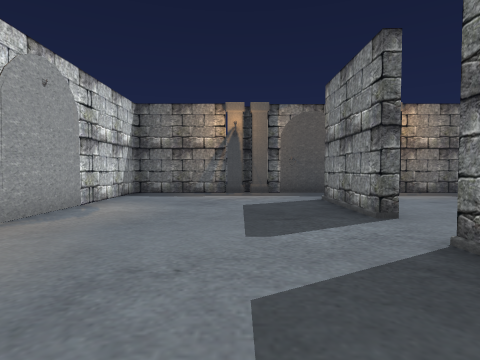
view 1 (above)

17 first-person views from a walk through a scene from a Unity 3-D project. The camera is 1.5 m above the floor, tilts 2° down and sees 80° across. The floor is counted in squares, 2 m on a side. Each view is taken from the middle of a square. On the plan, view 1 faces up. The plan holds only what a view shows up to about 10 squares ahead; the rest is blank. The place goes on beyond the plan. Some animated figures are left out.

view 2
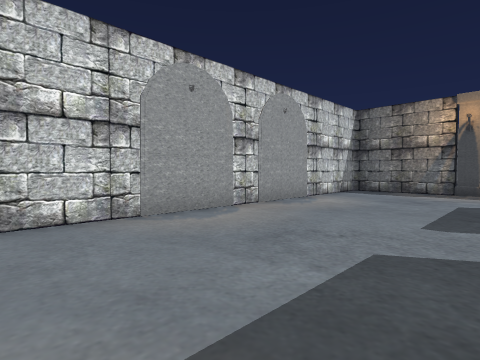

view 3
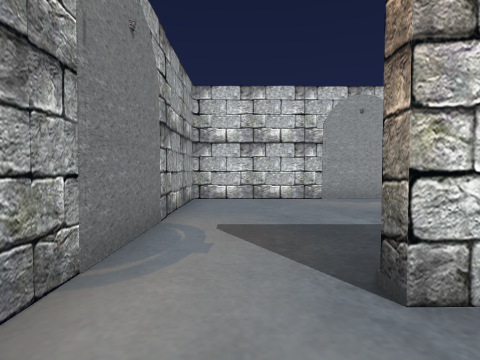

view 4
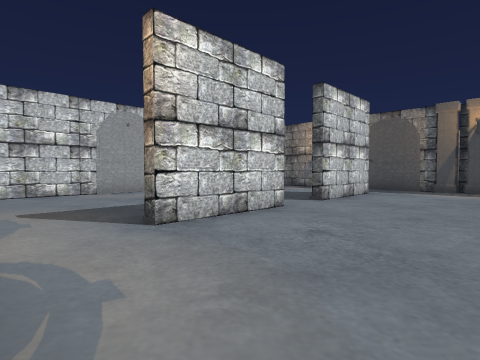

view 5
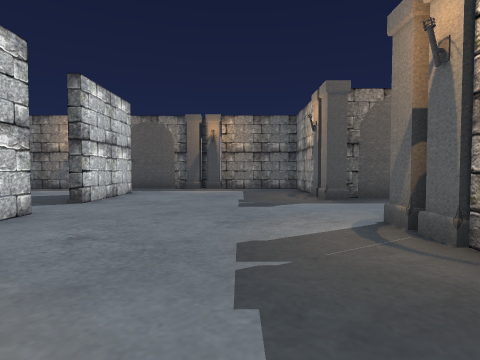

view 6
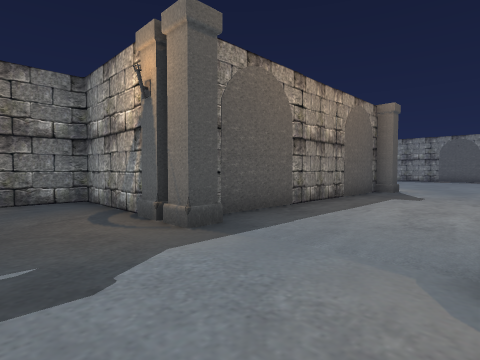

view 7
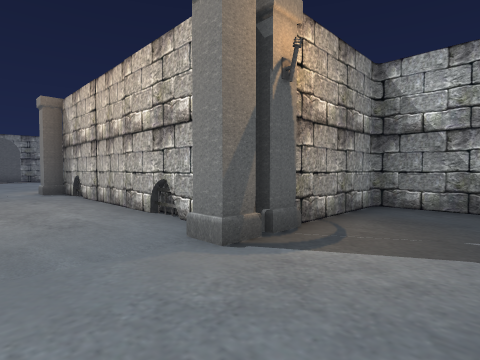

view 8
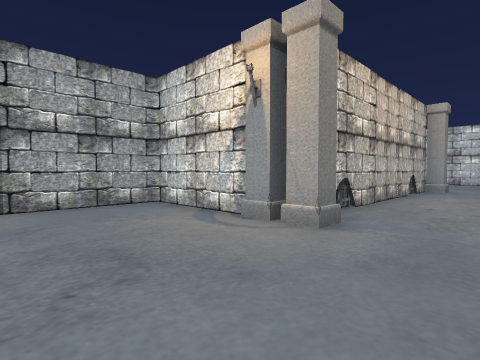

view 9
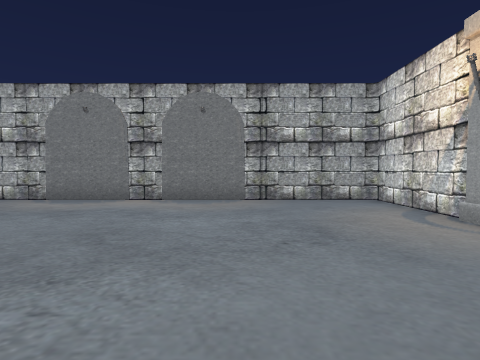

view 10
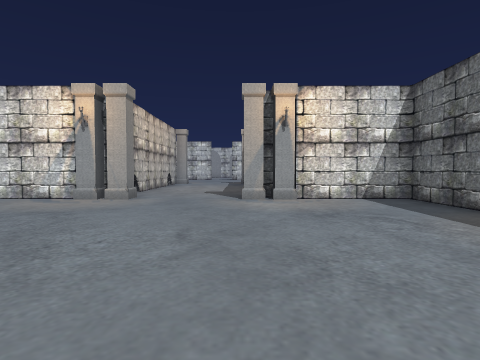

view 11
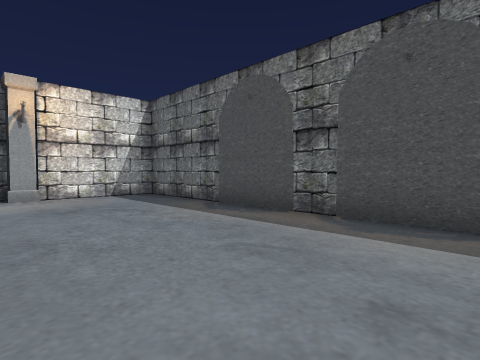

view 12
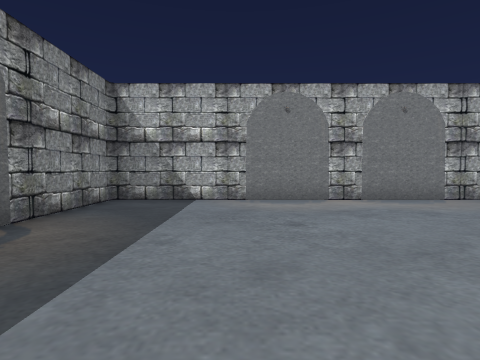

view 13
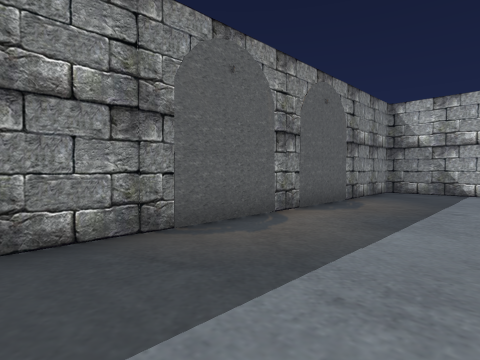

view 14
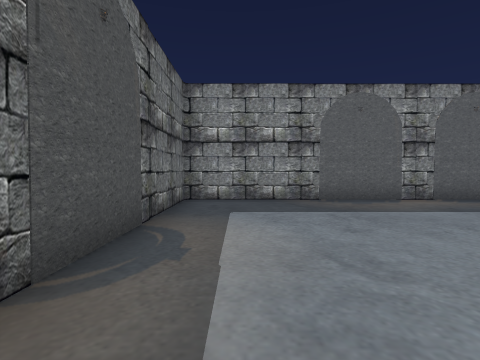

view 15
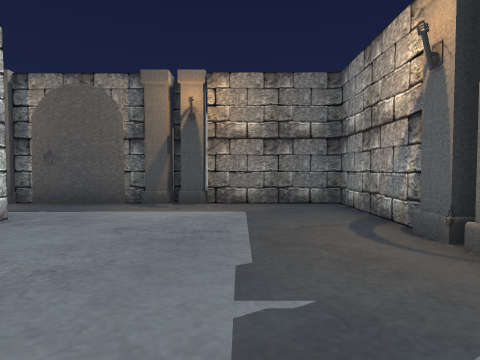

view 16
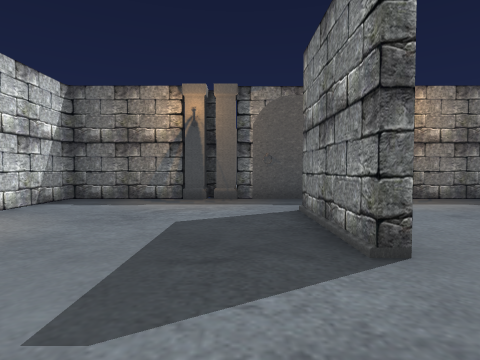

view 17
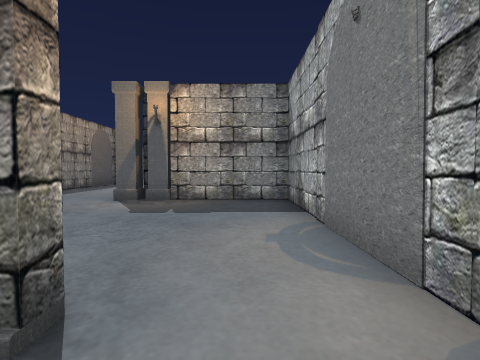

### Floor plan
Points are (right, up) in squares from view 1. A wall is a line through its corners. A room is listed if a view was taken in it or the views show most of it. See-through windows are left out.
Room 1 (views 1, 2, 16, 17)
walls: (2.2, 4.4) (2.2, 7.4); (-0.4, 9.4) (-3.4, 9.4) (-3.4, -2.2) (2.5, -2.2); (2.4, 9.4) (0.9, 9.4)
ways out: opening at (2, -1.5) to room 2; opening at (2, 3.5) to room 2; opening at (2, 8.5) to room 2
objects: pillar (0, 10)
Room 2 (views 3, 4, 5, 6, 7, 8, 9, 10, 11, 12, 13, 14, 15)
walls: (15.4, 5.6) (8.8, 5.6); (14.2, 1.4) (14.7, 1.4); (16.6, 0.6) (16.6, -2.2) (28.2, -2.2) (28.2, 9.4) (16.6, 9.4) (16.6, 6.4); (10.1, 1.4) (10.6, 1.4); (9.4, 1.6) (16.1, 1.6); (8.2, 6.6) (8.2, 9.4) (5.4, 9.4); (3.9, 9.4) (2.4, 9.4); (2.5, 2.9) (2.5, -0.1); (2.5, 7.4) (2.5, 4.4); (2.5, -2.2) (8.2, -2.2) (8.2, 0.7)
ways out: opening at (2, -1.5) to room 1; opening at (2, 3.5) to room 1; opening at (2, 8.5) to room 1
objects: pillar (5, 10); pillar (8, 6); pillar (9, 1); pillar (16, 1); pillar (16, 6)

Where each view was taken, in squares from view 1:
view 1: 0 up, 0 right, facing up
view 2: 1 down, 1 right, facing up-left
view 3: 1 down, 4 right, facing left
view 4: 2 down, 6 right, facing up-left
view 5: 2 down, 6 right, facing up
view 6: 2 up, 6 right, facing up-right
view 7: 4 up, 6 right, facing down-right
view 8: 4 up, 20 right, facing down-left
view 9: 5 up, 20 right, facing down
view 10: 5 up, 24 right, facing left
view 11: 5 up, 25 right, facing up-left
view 12: 5 up, 25 right, facing down
view 13: 8 up, 25 right, facing down-right
view 14: 8 up, 21 right, facing right
view 15: 3 up, 6 right, facing up
view 16: 2 up, 1 right, facing up
view 17: 1 down, 1 right, facing right
